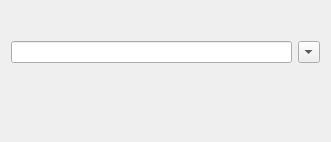
<?xml version="1.0" encoding="UTF-8"?>
<ui version="4.0">
 <class>FilterComboBox</class>
 <widget class="QWidget" name="FilterComboBox">
  <property name="geometry">
   <rect>
    <x>0</x>
    <y>0</y>
    <width>331</width>
    <height>142</height>
   </rect>
  </property>
  <property name="maximumSize">
   <size>
    <width>16777215</width>
    <height>142</height>
   </size>
  </property>
  <property name="windowTitle">
   <string>Form</string>
  </property>
  <layout class="QVBoxLayout" name="verticalLayout">
   <item>
    <layout class="QHBoxLayout" name="horizontalLayout">
     <item>
      <widget class="QLineEdit" name="lineEdit">
       <property name="maximumSize">
        <size>
         <width>16777215</width>
         <height>22</height>
        </size>
       </property>
      </widget>
     </item>
     <item>
      <widget class="QComboBox" name="comboBox">
       <property name="maximumSize">
        <size>
         <width>22</width>
         <height>22</height>
        </size>
       </property>
      </widget>
     </item>
    </layout>
   </item>
   <item>
    <widget class="QListView" name="listView">
     <property name="maximumSize">
      <size>
       <width>16777215</width>
       <height>0</height>
      </size>
     </property>
    </widget>
   </item>
  </layout>
 </widget>
 <resources/>
 <connections/>
</ui>
